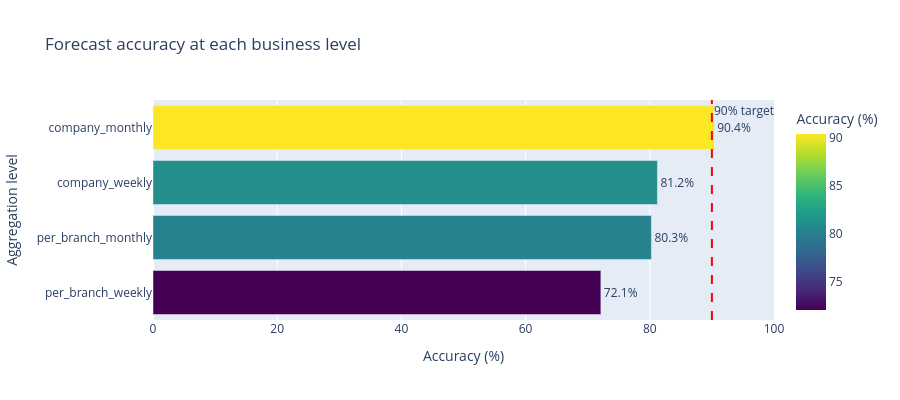

Source (notebook cell):
### Code cell
fig = px.bar(
    summary.sort_values("Accuracy (%)", ascending=True),
    x="Accuracy (%)", y="Aggregation level", orientation="h",
    text="Accuracy (%)",
    title="Forecast accuracy at each business level",
    color="Accuracy (%)", color_continuous_scale="Viridis",
)
fig.update_traces(texttemplate="%{text:.1f}%", textposition="outside")
fig.update_layout(height=400, xaxis_range=[0, 100])
fig.add_vline(x=90, line_dash="dash", line_color="red", annotation_text="90% target")
fig.show()

### Figure 1 — Plotly figure (JSON) as saved in the notebook; plotly's stock layout.template omitted (floating-point values rounded to 4 significant figures)
{"data": [{"alignmentgroup": "True", "hovertemplate": "Accuracy (%)=%{marker.color}<br>Aggregation level=%{y}<extra></extra>", "legendgroup": "", "marker": {"color": [72.12, 80.26, 81.23, 90.36], "coloraxis": "coloraxis", "pattern": {"shape": ""}}, "name": "", "offsetgroup": "", "orientation": "h", "showlegend": false, "text": [72.12, 80.26, 81.23, 90.36], "textposition": "outside", "texttemplate": "%{text:.1f}%", "type": "bar", "x": [72.12, 80.26, 81.23, 90.36], "xaxis": "x", "y": ["per_branch_weekly", "per_branch_monthly", "company_weekly", "company_monthly"], "yaxis": "y"}], "layout": {"annotations": [{"showarrow": false, "text": "90% target", "x": 90, "xanchor": "left", "xref": "x", "y": 1, "yanchor": "top", "yref": "y domain"}], "barmode": "relative", "coloraxis": {"colorbar": {"title": {"text": "Accuracy (%)"}}, "colorscale": [[0, "#440154"], [0.1111, "#482878"], [0.2222, "#3e4989"], [0.3333, "#31688e"], [0.4444, "#26828e"], [0.5556, "#1f9e89"], [0.6667, "#35b779"], [0.7778, "#6ece58"], [0.8889, "#b5de2b"], [1, "#fde725"]]}, "height": 400, "legend": {"tracegroupgap": 0}, "shapes": [{"line": {"color": "red", "dash": "dash"}, "type": "line", "x0": 90, "x1": 90, "xref": "x", "y0": 0, "y1": 1, "yref": "y domain"}], "title": {"text": "Forecast accuracy at each business level"}, "xaxis": {"anchor": "y", "domain": [0, 1], "range": [0, 100], "title": {"text": "Accuracy (%)"}}, "yaxis": {"anchor": "x", "domain": [0, 1], "title": {"text": "Aggregation level"}}}}
